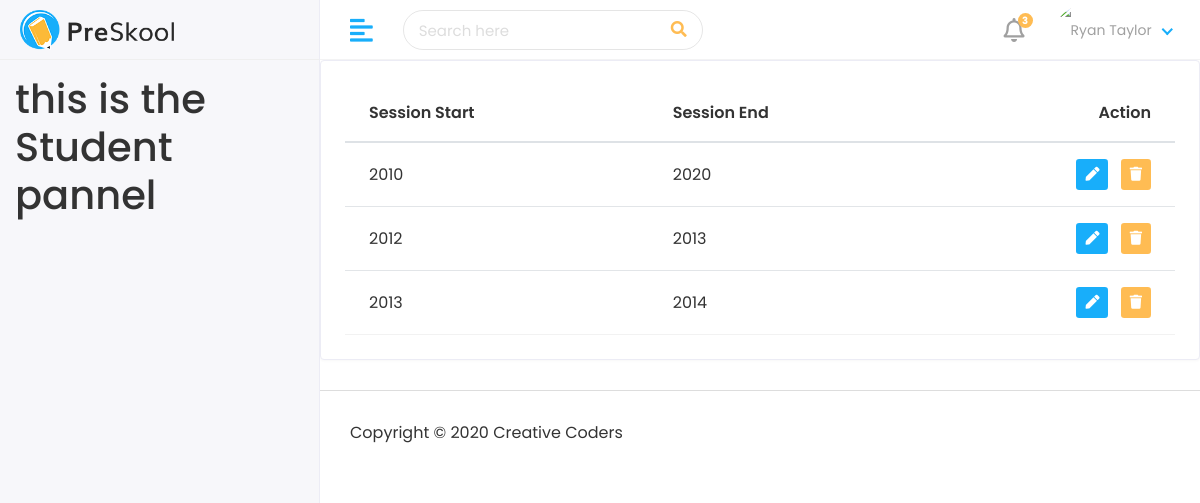
Page /myAdmin/Session/sessionList on the earlier database version.
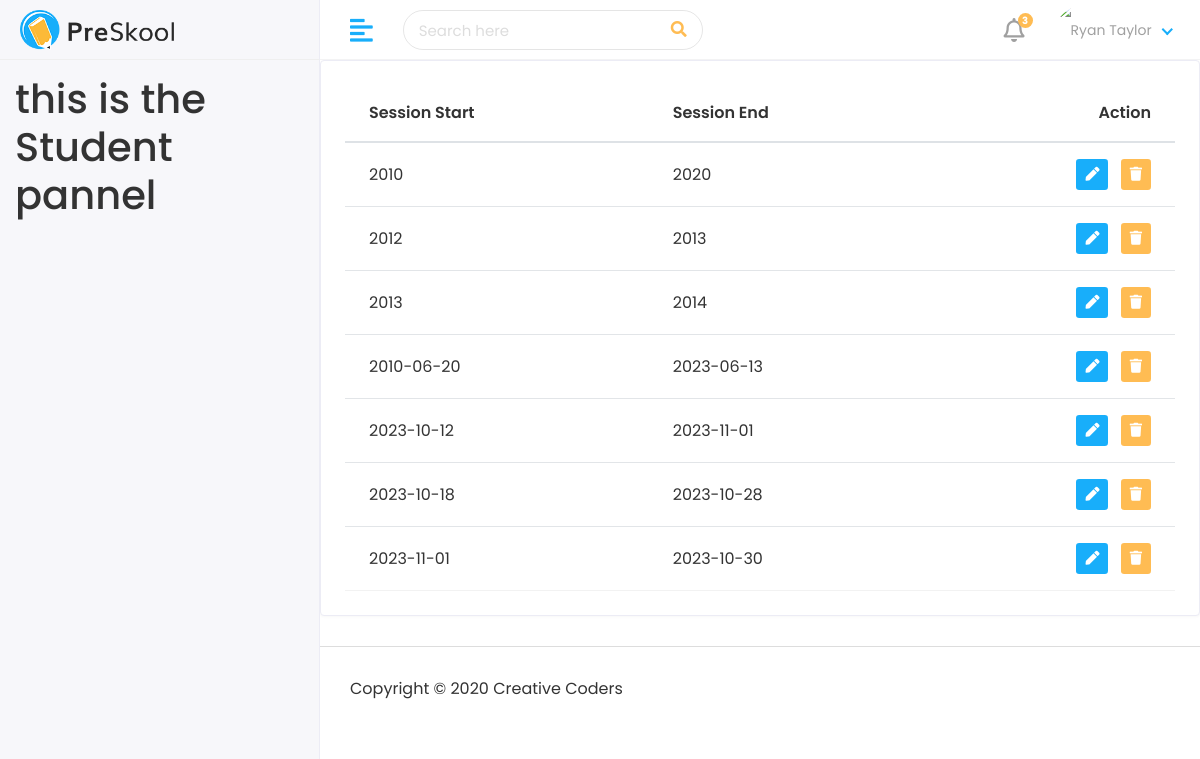
Same page on the later database version.
### myApp/models.py (models this page shows, shortened)
class sessionYearModel(models.Model):
    sessionStart=models.CharField(max_length=100)
    sessionEnd=models.CharField(max_length=100)

### myProject/views.py (the view)
# urls.py: path('myAdmin/Session/sessionList', views.sessionList,name="sessionList"),
def sessionList(request):
    session=sessionYearModel.objects.all()
    context={
        "session":session,
    }
    return render(request,"myAdmin/sessionList.html",context)

### template/myAdmin/sessionList.html
{% extends 'base.html' %}
{% block content %}
<div class="row">
   <div class="col-sm-12">
      <div class="card card-table">
         <div class="card-body">
            <div class="table-responsive">
               <table id="table_id" class="table table-hover table-center mb-0">
                  <thead>
                     <tr>
                       <th>Session Start</th>
                       <th>Session End</th>
                        <th class="text-right">Action</th>
                     </tr>
                  </thead>
                  <tbody>
                    {% for s in  session %}
                    <tr>
                        <td>{{s.sessionStart}}</td>
                        <td>{{s.sessionEnd}}</td>
                        <td class="text-right">
                           <div class="actions">
                              <a href=" {% url 'editSession' s.id %}  " class="btn btn-sm bg-success-light mr-2">
                              <i class="fas fa-pen"></i>
                              </a>
                              <a href="#" class="btn btn-sm bg-danger-light">
                              <i class="fas fa-trash"></i>
                              </a>
                           </div>
                        </td>
                     </tr>
                     {% endfor %}
                  </tbody>
               </table>
            </div>
         </div>
      </div>
   </div>
</div>
{% endblock  %}

Differences in the rows shown:
added sessionYearModel: sessionStart "2010-06-20", sessionEnd "2023-06-13"
added sessionYearModel: sessionStart "2023-10-12", sessionEnd "2023-11-01"
added sessionYearModel: sessionStart "2023-10-18", sessionEnd "2023-10-28"
added sessionYearModel: sessionStart "2023-11-01", sessionEnd "2023-10-30"
